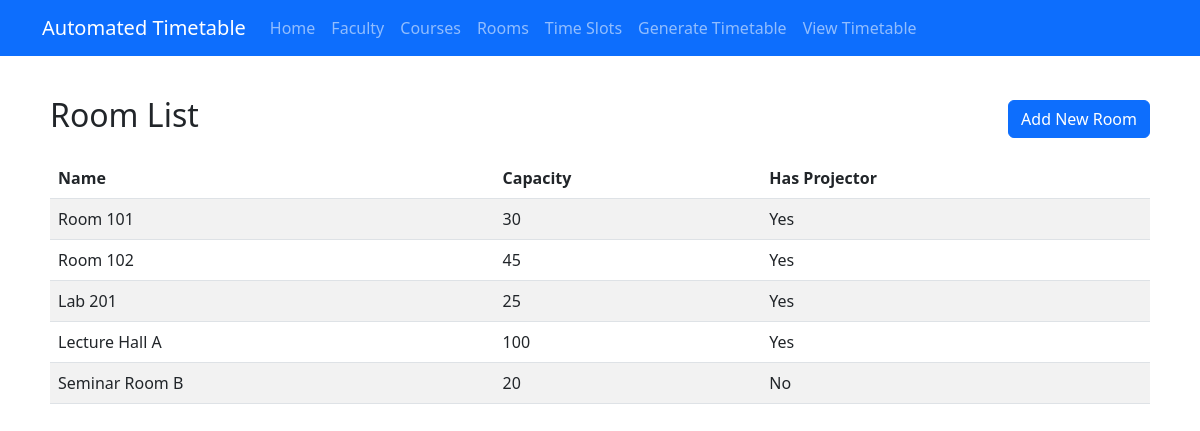
Page /timetable/room/ on the committed database.
### timetable/models.py (models this page shows, shortened)
class Room(models.Model):
    name = models.CharField(max_length=50)
    capacity = models.IntegerField()
    has_projector = models.BooleanField(default=False)

### timetable/views.py (the view)
# urls.py: path('room/', views.RoomListView.as_view(), name='room-list'),
class RoomListView(ListView):
    model = Room
    context_object_name = 'rooms'
    template_name = 'timetable/room/list.html'

### timetable/templates/timetable/room/list.html
{% extends 'timetable/base.html' %}
{% block content %}
<div class="d-flex justify-content-between align-items-center mb-3">
    <h2>Room List</h2>
    <a href="{% url 'room-add' %}" class="btn btn-primary">Add New Room</a>
</div>
{% if rooms %}
<table class="table table-striped">
    <thead>
        <tr>
            <th>Name</th>
            <th>Capacity</th>
            <th>Has Projector</th>
        </tr>
    </thead>
    <tbody>
        {% for room in rooms %}
        <tr>
            <td>{{ room.name }}</td>
            <td>{{ room.capacity }}</td>
            <td>{% if room.has_projector %}Yes{% else %}No{% endif %}</td>
        </tr>
        {% endfor %}
    </tbody>
</table>
{% else %}
<div class="alert alert-info">
    No rooms found. <a href="{% url 'room-add' %}">Add a new room</a>.
</div>
{% endif %}
{% endblock %}

### rows in the picture
Room: name "Room 101", capacity "30", has_projector "Yes"
Room: name "Room 102", capacity "45", has_projector "Yes"
Room: name "Lab 201", capacity "25", has_projector "Yes"
Room: name "Lecture Hall A", capacity "100", has_projector "Yes"
Room: name "Seminar Room B", capacity "20", has_projector "No"
